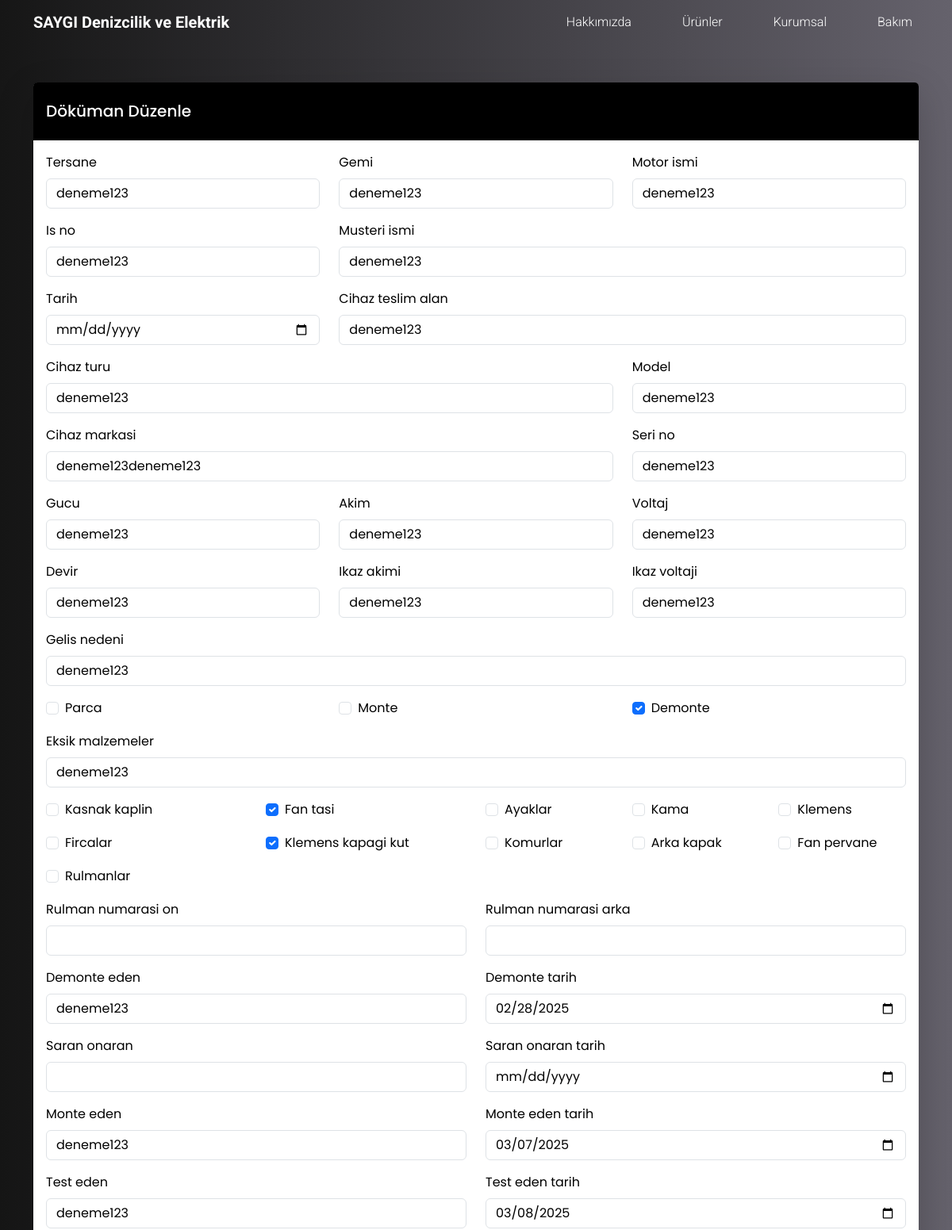
The page /dokuman/188/duzenle/ (upper part) on the database as committed earlier.
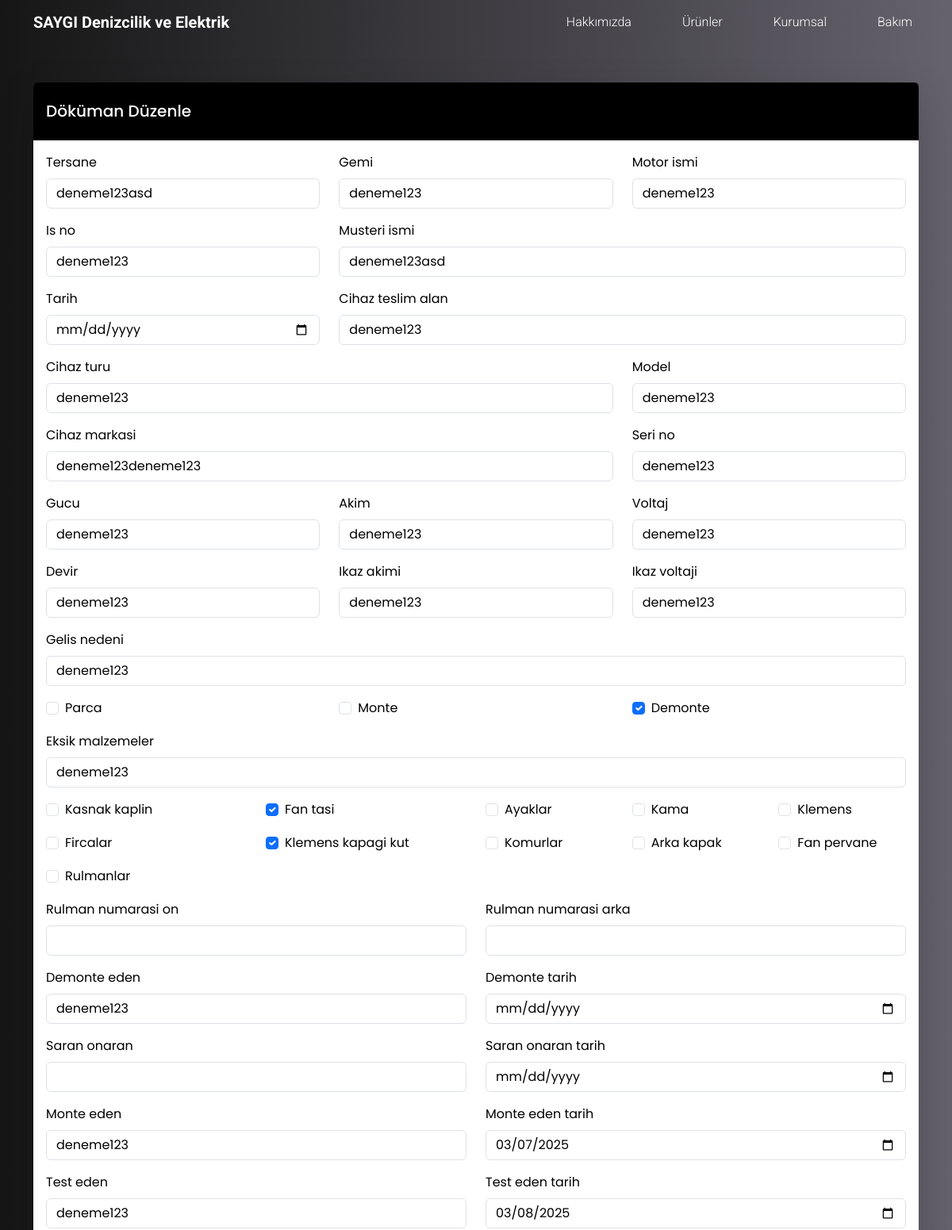
The same page on the database as committed later.
### jobs/models.py (models this page shows, shortened)
class Dokuman(models.Model):
    tersane = models.CharField(max_length=255)
    gemi = models.CharField(max_length=255)
    motor_ismi = models.CharField(max_length=255)
    is_no = models.CharField(max_length=255)
    musteri_ismi = models.CharField(max_length=255)
    tarih = models.DateField(null=True, blank=True, default=date.today)
    cihaz_teslim_alan = models.CharField(max_length=255)
    cihaz_turu = models.CharField(max_length=255)
    model = models.CharField(max_length=255)
    cihaz_markasi = models.CharField(max_length=255)
    seri_no = models.CharField(max_length=255)
    gucu = models.CharField(max_length=255)
    akim = models.CharField(max_length=255)
    voltaj = models.CharField(max_length=255)
    devir = models.CharField(max_length=255)
    ikaz_akimi = models.CharField(max_length=255)
    ikaz_voltaji = models.CharField(max_length=255)
    gelis_nedeni = models.CharField(max_length=255)
    parca = models.BooleanField(default=False)
    eksik_malzemeler = models.CharField(max_length=255)
    monte = models.BooleanField(default=False)
    demonte = models.BooleanField(default=False)
    kasnak_kaplin = models.BooleanField(default=False)
    fan_tasi = models.BooleanField(default=False)
    ayaklar = models.BooleanField(default=False)
    kama = models.BooleanField(default=False)
    klemens = models.BooleanField(default=False)
    fircalar = models.BooleanField(default=False)
    on_kapak = models.BooleanField(default=False)
    klemens_kapagi_kut = models.BooleanField(default=False)
    komurlar = models.BooleanField(default=False)
    arka_kapak = models.BooleanField(default=False)
    fan_pervane = models.BooleanField(default=False)
    rulmanlar = models.BooleanField(default=False)
    rulman_numarasi_on = models.CharField(max_length=255)
    rulman_numarasi_arka = models.CharField(max_length=255)
    demonte_eden = models.CharField(max_length=255)
    demonte_tarih = models.DateField(null=True, blank=True)
    saran_onaran = models.CharField(max_length=255)
    saran_onaran_tarih = models.DateField(null=True, blank=True)
    monte_eden = models.CharField(max_length=255)
    monte_eden_tarih = models.DateField(null=True, blank=True)
    test_eden = models.CharField(max_length=255)
    test_eden_tarih = models.DateField(null=True, blank=True)
    izolasyon_degerleri = models.CharField(max_length=25)
    calisma_akimi = models.CharField(max_length=255)
    calisma_gerilimi = models.CharField(max_length=255)
    diger_olcum_degerleri = models.CharField(max_length=255)
    test_cihazlari = models.CharField(max_length=255)
    yapilan_islemler = models.TextField(max_length=255)
    created_at = models.DateTimeField(auto_now_add=True)

### jobs/views.py (the view)
# urls.py: path("dokuman/<int:id>/duzenle/", views.dokuman_duzenle, name="dokuman_duzenle"),
def dokuman_duzenle(request, id):
    try:
        dokuman = Dokuman.objects.get(id=id)
    except Dokuman.DoesNotExist:
        raise Http404("Doküman bulunamadı.")
    if request.method == "POST":
        form = DokumanForm(request.POST, request.FILES, instance=dokuman)
        if form.is_valid():
            form.save()
            return redirect("dokuman_list")
    else:
        form = DokumanForm(instance=dokuman)
    context = {
        "form": form,
        "dokuman": dokuman,
    }
    return render(request, "care/edit.html", context)

### jobs/templates/care/edit.html (shortened to what this page needs)
{% extends "base.html" %}
{% load static %}
{% block content %}
    <div class="container mt-5">
        <div class="row justify-content-center">
            <div class="col-md-12">
                <div class="card border-0 shadow-lg">
                    <div class="card-header bg-black text-white">
                        <h5 class="m-3 ms-0">Döküman Düzenle</h5>
                    </div>
                    <div class="card-body">
                        <div>
                            <form method="post" enctype="multipart/form-data">
                                <div class="row">
                                    {% for field in form %}
                                        {% if field.field.widget.input_type == 'checkbox' %}
                                            <div class="col-md-{{ field.field.widget.attrs.size }} mb-3">
                                                <div class="form-check">
                                                    {{ field }}
                                                    <label for="{{ field.id_for_label }}" class="form-check-label">{{ field.label }}</label>
                                                </div>
                                            </div>
                                        {% else %}
                                            <div class="col-md-{{ field.field.widget.attrs.size }} mb-3">
                                                <label for="{{ field.id_for_label }}" class="form-label">{{ field.label }}</label>
                                                {{ field }}
                                            </div>
                                        {% endif %}
                                    {% endfor %}
                                </div>
                            </form>
                        </div>
                    </div>
                </div>
            </div>
        </div>
    </div>
{% endblock content %}

Rows that differ between the two databases and show on the page:
changed Dokuman "deneme123": tersane "deneme123" → "deneme123asd"; musteri_ismi "deneme123" → "deneme123asd"; demonte_tarih "02/28/2025" → (not shown)
